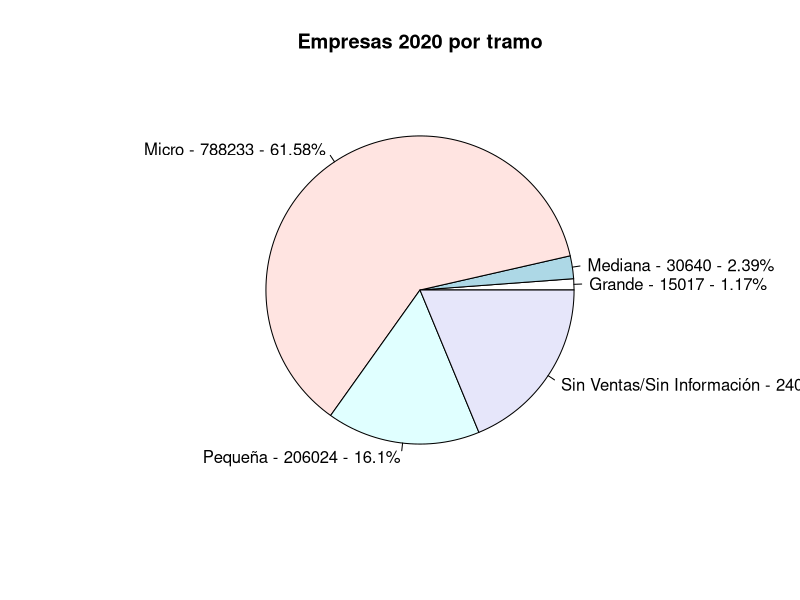
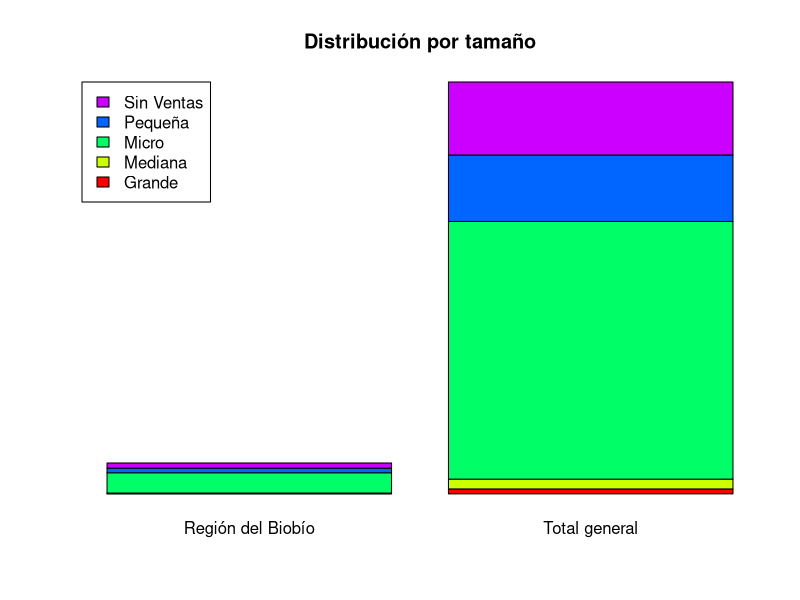

Reproduce these figures in R, in order.
# Instalar paquetes
install.packages("dplyr")
library(dplyr)

# Leer los datos
datos <- read.csv(
    file = "empresas.csv",
    sep = ";",
    dec = ",",
    header = TRUE,
    encoding = "latin1",
    col.names = c("año", "tramo", "region", "empresas", "ventas")
)

# Convertir los datos apropiadamente
datos$ventas <- as.numeric(gsub("[.*]", "", datos$ventas))
datos$empresas <- as.numeric(gsub("\\.", "", datos$empresas))
datos$region <- factor(datos$region)
datos$tramo <- factor(datos$tramo)

## Actividad 2
## Realice la tabla de frecuencias bidimensional, considerando las variables
## región, tramo y el número de empresas.
datos %>%
    group_by(region, tramo) %>%
    summarise(empresas = sum(empresas)) %>%
    print(n = 999)

## a) De acuerdo a tu región, ¿cuántas empresas están clasificadas en el tramo
## "Grande"?
## Son 8553 empresas grandes en la región del biobío.

## b) ¿Cuántas empresas están consideradas en la tabla a nivel país?
datos %>% summarise(empresas = sum(empresas))
## Hay 16686158 empresas en total

## Actividad 3
## Calcule la desviación estándar y el promedio por cada tramo
datos %>%
    group_by(tramo) %>%
    summarise(
        promedio = mean(ventas, na.rm = TRUE),
        desviacion = sd(ventas, na.rm = TRUE)
    )

## a) De los tramos obtenidos en la tabla, ¿cuál de ellos supera al promedio
## en general?
## Tengo dos interpretaciones. 1: Si se refiere a las más altas, entonces
## sería "Grande", "Mediana" y "Pequeña". 2: Si se refiere a cuáles superan
## al promedio total, entonces lo debo calcular primero.
datos %>% summarise(promedio = mean(ventas, na.rm = TRUE))
## El promedio general el 233306881, el único tramo que lo supera es "Grande"

## b) ¿Cuál de los tramos según ventas tiene mayor coeficiente de variación?
datos %>%
    group_by(tramo) %>%
    summarise(
        promedio = mean(ventas, na.rm = TRUE),
        desviacion = sd(ventas, na.rm = TRUE),
        coeficiente = desviacion / promedio
    )
## El tramo con mayor coeficiente de variación es "Grande"

## c) Obtenga el rango de las ventas según los tramos
datos %>%
    group_by(tramo) %>%
    summarise(rango = max(ventas, na.rm = TRUE) - min(ventas, na.rm = TRUE))

## d) ¿Qué tramo de empresa tiene mayor y menor rango de ventas anuales?
## Las empresas "Grande" tienen el mayor rango y las "Micro" el menor

## Actividad 4
## Crea un gráfico circular del número de empresas del año 2020 por tramo
empresas2020 <- datos %>%
    filter(año == 2020) %>%
    group_by(tramo) %>%
    summarise(empresas = sum(empresas)) %>%
    mutate(porcentaje = empresas / sum(empresas) * 100)
labels <- paste(
    empresas2020$tramo,
    empresas2020$empresas,
    paste(
        round(empresas2020$porcentaje, 2),
        "%",
        sep = ""
    ),
    sep = " - "
)
pie(
    x = empresas2020$empresas,
    labels = labels,
    main = "Empresas 2020 por tramo"
)

## Actividad 5
## Realizar un gráfico de barras comparando el número total de empresas con
## con las empresas de la región del biobío. Agrupar por tramos.
total <- datos %>%
    group_by(tramo) %>%
    summarise(empresas = sum(empresas))

region_total <- function(nombre) {
    region <- datos %>%
        filter(region == nombre) %>%
        group_by(tramo) %>%
        summarise(empresas = sum(empresas))
    data <- matrix(
        c(region$empresas, total$empresas),
        nrow = 5,
        ncol = 2,
        dimnames = list(
            c("Grande", "Mediana", "Micro", "Pequeña", "Sin Ventas")
        )
    )
    barplot(
        data,
        names.arg = c(nombre, "Total general"),
        col = rainbow(5),
        legend = rownames(data),
        main = "Distribución por tamaño",
        axes = FALSE,
        args.legend = list(
            x = "topleft"
        )
    )
}

region_total("Región del Biobío")
